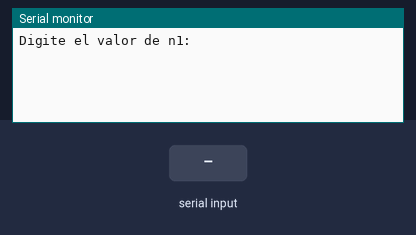
A program run on a simulated ESP32. On the bench: the last lines printed to the serial monitor. The inputs (shaded band) are chosen by the test bench.

Above: at 1.2 s.
1.3 s: "90,45\n" received over Serial
At 2.1 s:
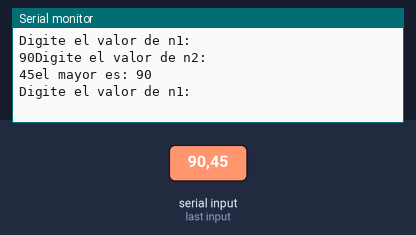
2.8 s: "30,150\n" received over Serial
At 4.4 s:
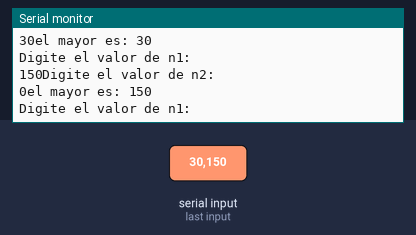
Timing chart, 0 to 5.9 s (numbered marks = the images above; inputs shaded):
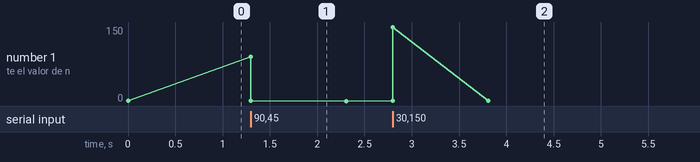

The program:

main.cpp
```cpp
/*1. Escriba un programa que lea dos números y determine cuál de ellos es
el mayor.

#include<iostream>

using namespace std;

int main(){
	int n1,n2;

	cout<<"Digite 2 numeros: ";
	cin>>n1>>n2; //guarando los 2 numeros


	if(n1==n2){
		cout<<"Ambos numeros son iguales";
	}
	else if(n1>n2){
		cout<<"El mayor es: "<<n1;
	}
	else{
		cout<<"El mayor es: "<<n2;
	}

	return 0;
}

*/

#include <Arduino.h>

	int n1,n2;

void setup()
{
  	Serial.begin(9600);
}

void loop()
{

	Serial.println("Digite el valor de n1: "); while(!Serial.available()){} n1 = Serial.parseInt();
	Serial.print(String(n1));
	Serial.println("Digite el valor de n2: "); while(!Serial.available()){} n2 = Serial.parseInt();
	Serial.print(String(n2));

	if(n1==n2){
		Serial.println("Ambos numeros son iguales: " + String(n1==n2));
	}
	else if(n1>n2){
		Serial.println("el mayor es: " + String(n1));
	}
	else{
		Serial.println("el mayor es: " + String(n2));
	}


}
```

Measured:
- after the input at 1.3 s, the serial monitor: prints a new line at once (image 1)
- after the input at 2.8 s, the serial monitor: prints a new line at once (image 2)
- plotted number 1: 1 → 0 after the input at 1.3 s
